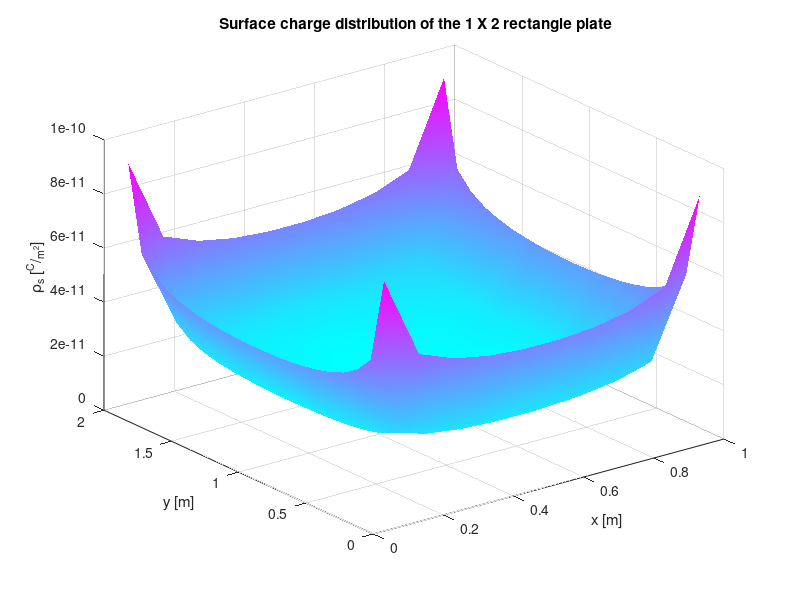
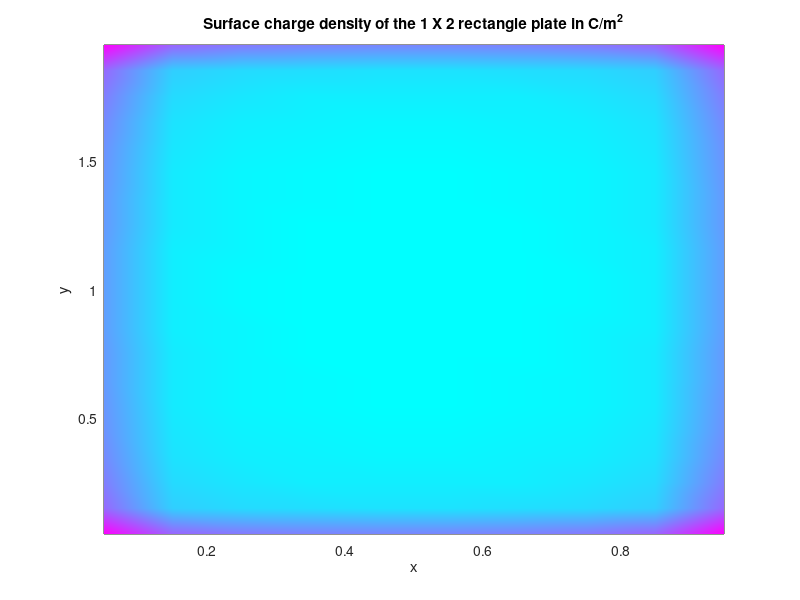

Write MATLAB code to recreate these figures, in order.
clear all; 
close all;

a = 1; %side a is 1m long
V0 = 1; %rectangle is at potential of 1V
EPS0 = 8.8542*10^(-12);
n = 10; %number of patches per side a
m = 20; %added m = 20 

%coordinates of centers of patches

dp = a/n; %size of individual patch

for i = 1:n
    for j = 1:m %M replaced N in this for loop
        x(m*(i-1)+j) = (i-1/2)*dp;
        y(m*(i-1)+j) = (j-1/2)*dp;
        dS(m*(i-1)+j) = dp^2;
    end
end

%matrix A 
N = length(x);
for i = 1 : N
    for j = 1 : N
        r = sqrt ((x(j)-x(i))^2 + (y(j)-y(i))^2);
        if (i==j)
            A(i,j) = sqrt(dS(j))/(2*sqrt(pi)*EPS0);
        else
            A(i,j) = dS(j)/(4*pi*EPS0*r);   
        end
    end
end

%matrix B

B = V0*ones(1,N)';  %transpose -- to make it a column matrix

rhos = A\B;  %solving the equation

% making 2D matrix rhos2D from results rhos in 1D array

for i = 1:N
    row_index = ceil(x(i)/dp);
    column_index = ceil(y(i)/dp);
    rhos2D(row_index, column_index) = rhos(i);
end

figure(1);

[x2D,y2D] = meshgrid(dp/2:dp:a, dp/2:dp:2*a);%Changed to 2*a for y-axis
surf(x2D, y2D, rhos2D');
colormap('cool');
shading interp;
title(' Surface charge distribution of the 1 X 2 rectangle plate');
xlabel('x [m]');
ylabel('y [m]');
zlabel('\rho_s [^{C}/_{m^2}]');


figure(2);

pcolor(x2D,y2D,rhos2D');
colormap('cool');
shading interp;
title('Surface charge density of the 1 X 2 rectangle plate in C/m^2');
xlabel('x');
ylabel('y');

Qtot = dS*rhos;

disp(['Total charge of  is 1 X 2 rectangle is ' num2str(Qtot*10^12) ' pC']);